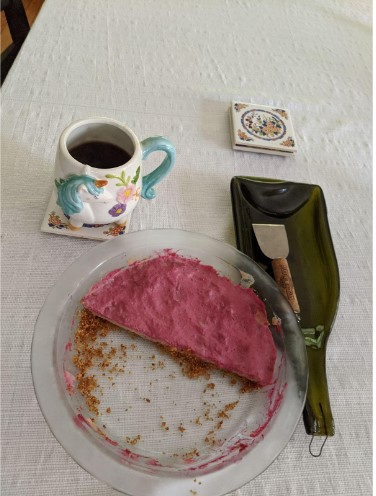
#> input picture Chapter2/Ch2_Ballan_input_images/input.jpg, 376 x 496 px, found by its file name
$ python Ch2_Ballan_List_2_9_Normalization_and_Pixel_value_on_Cropped_Image.py
#> lines starting #> are read from the running program, lines starting #| are printed output that depends on the picture
from PIL import Image

# Open the image
image = Image.open("input.jpg")
#> image is the input picture: PIL image 376x496 RGB; mean R, G, B 160, 147.6, 140

# Get the width and height of the image
width, height = image.size
#> width = 376; height = 496
#Crop the image to reduce size and remove unwanted areas.
cropped_image = image.crop((0, height/3, width-1, height-1))
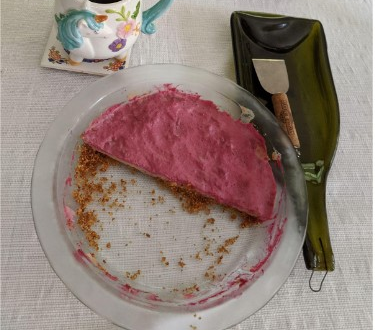
#> cropped_image: PIL image 375x330 RGB; mean R, G, B 146.9, 129.5, 122.3
width, height = cropped_image.size
#> width = 375; height = 330
# Normalize the pixel values to the range [0, 1]
for x in range(width):
    for y in range(height):
        # Get the pixel value at (x, y)
        r, g, b = cropped_image.getpixel((x, y))

        # Normalize the pixel values to the range [0, 1]
        r /= 255.0
        g /= 255.0
        b /= 255.0

        # Set the normalized pixel values
        cropped_image.putpixel((x, y), (int(r * 0), int(g * 255), int(b * 255)))
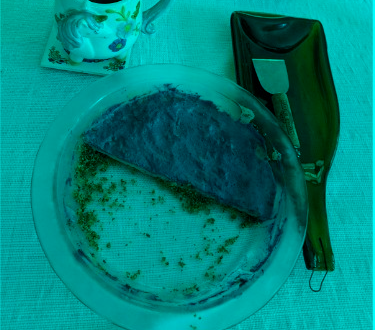
#> cropped_image: PIL image 375x330 RGB; mean R, G, B 0, 129.5, 122.3

# Save the normalized image
cropped_image.save("Nomalized_output.jpg")
